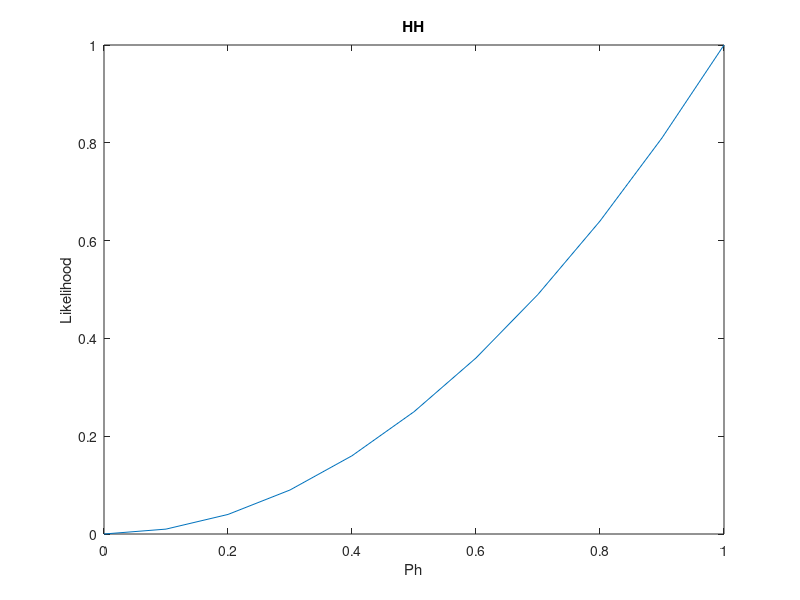
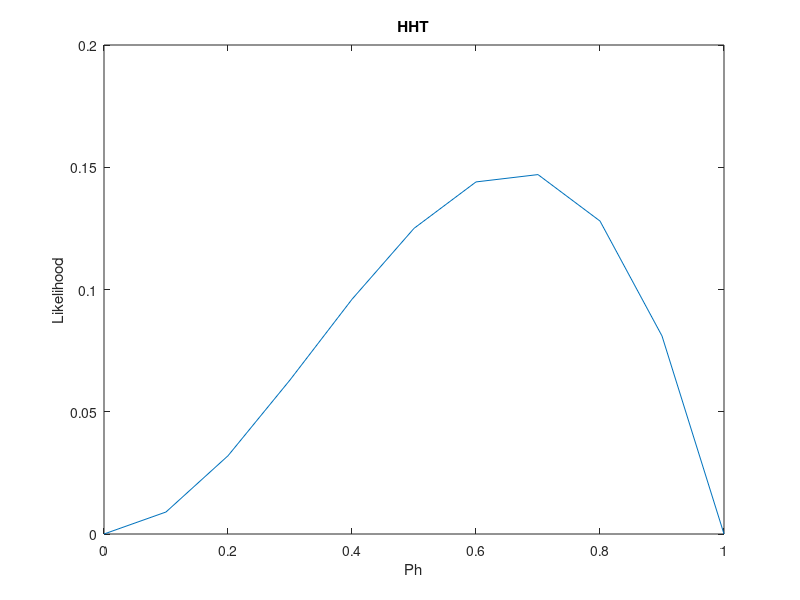
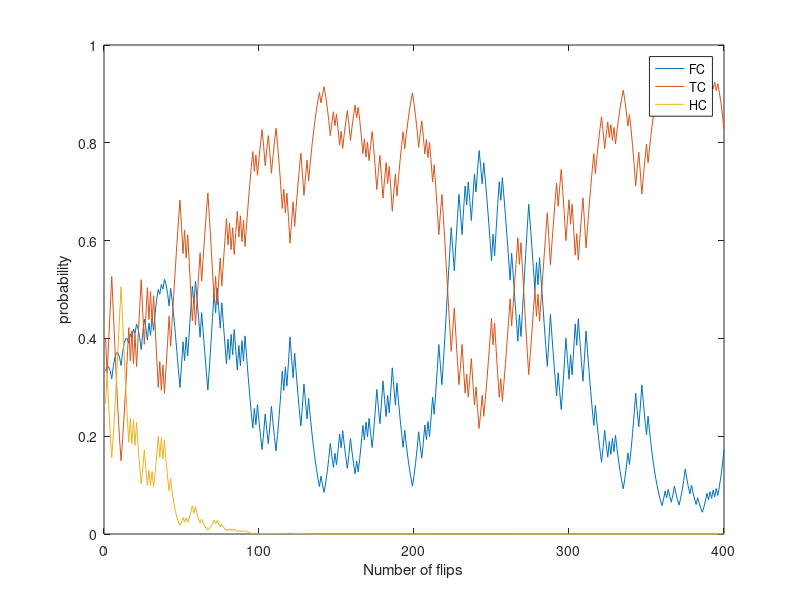
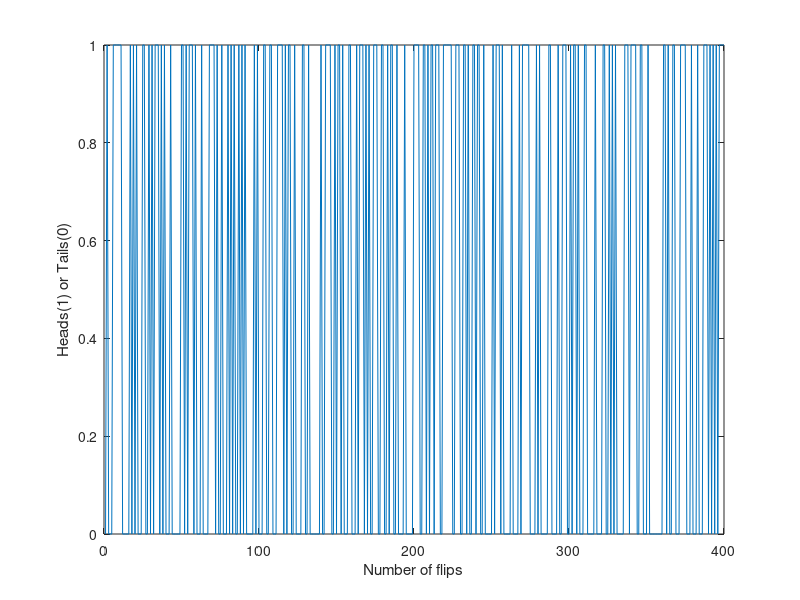

Recreate these plots in MATLAB, in order.
%Problem 3 
%Likelihood of a coin landing heads up after observing HH
%Heads = Ph
%Tails = 1-Ph
clear 
close all
clc

Ph=0:0.1:1;

%part 1 HH
L=Ph.^2;
figure;
plot(Ph,L)
xlabel('Ph')
ylabel('Likelihood')
title('HH')

%Part 2 HHT
L=(Ph.^2).*(1-Ph);
figure;
plot(Ph,L)
xlabel('Ph')
ylabel('Likelihood')
title('HHT')


%Problem 4
%Coin type estimator
clear

%set up initial parameters
PrFC=1/3;
PrTC=1/3;
PrHC=1/3;
PrhFC=0.5;PrtFC=0.5;
PrhTC=0.4;PrtTC=0.6;
PrhHC=0.6;PrtHC=0.4;
coin=round(rand(400,1));
%Tails = 0,Heads = 1
for i=1:length(coin)
    if coin(i) == 1
        PrFCh=PrhFC*PrFC;
        PrTCh=PrhTC*PrTC;
        PrHCh=PrhHC*PrHC;
        normalize=1/(PrFCh+PrTCh+PrHCh);
        PrFC=PrFCh*normalize;
        PrTC=PrTCh*normalize;
        PrHC=PrHCh*normalize;
    elseif coin(i) == 0
        PrFCh=PrtFC*PrFC;
        PrTCh=PrtTC*PrTC;
        PrHCh=PrtHC*PrHC;
        normalize=1/(PrFCh+PrTCh+PrHCh);
        PrFC=PrFCh*normalize;
        PrTC=PrTCh*normalize;
        PrHC=PrHCh*normalize;
    end
    FC(i)=PrFC;
    TC(i)=PrTC;
    HC(i)=PrHC;
end

figure;
plot(1:length(coin),FC,1:length(coin),TC,1:length(coin),HC)
legend('FC','TC','HC')
xlabel('Number of flips')
ylabel('probability')

figure;
plot(1:length(coin),coin)
xlabel('Number of flips')
ylabel('Heads(1) or Tails(0)')
